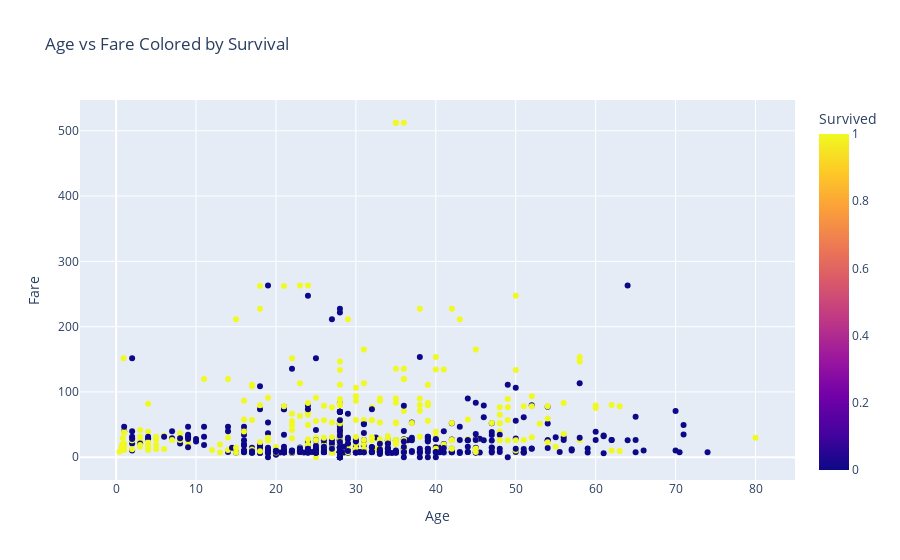

Notebook cell for this chart:
### Code cell
# Import libraries
import pandas as pd
import seaborn as sns
import matplotlib.pyplot as plt
import plotly.express as px
import numpy as np

# Load dataset
df = pd.read_csv("Titanic-Dataset.csv")

# Handle missing values
df['Age'] = df['Age'].fillna(df['Age'].median())
df['Fare'] = df['Fare'].fillna(df['Fare'].median())

# Encode 'Sex' for numerical plots
df['Sex_num'] = df['Sex'].map({'male': 0, 'female': 1})

# 1. Summary Statistics
summary = df.describe()
print(summary)

# 2. Histograms and Boxplots
df.select_dtypes(include='number').hist(figsize=(12, 10), bins=20)
plt.tight_layout()
plt.show()

df.select_dtypes(include='number').boxplot(figsize=(12, 8))
plt.xticks(rotation=45)
plt.show()

# 3. Correlation Matrix and Heatmap
corr_matrix = df.select_dtypes(include='number').corr()

plt.figure(figsize=(10,8))
mask = np.triu(np.ones_like(corr_matrix, dtype=bool))  # Mask the upper triangle
sns.heatmap(corr_matrix, mask=mask, annot=True, cmap="coolwarm", fmt=".2f")
plt.title('Correlation Matrix Heatmap')
plt.show()

# 4. Pairplot for feature relationships
sns.pairplot(df[['Survived', 'Pclass', 'Sex_num', 'Age', 'Fare', 'SibSp', 'Parch']], hue='Survived')
plt.show()

# 5. Interactive Visualization (optional, using Plotly)
fig = px.scatter(df, x="Age", y="Fare", color="Survived", title="Age vs Fare Colored by Survival")
fig.show()

### Figure 1 — Plotly figure (JSON) as saved in the notebook; plotly's stock layout.template omitted (floating-point values rounded to 4 significant figures; data arrays with more than 128 entries replaced by an {"elided": "..."} marker saying what was removed)
{"data": [{"hovertemplate": "Age=%{x}<br>Fare=%{y}<br>Survived=%{marker.color}<extra></extra>", "legendgroup": "", "marker": {"color": {"elided": "891 int values"}, "coloraxis": "coloraxis", "symbol": "circle"}, "mode": "markers", "name": "", "orientation": "v", "showlegend": false, "type": "scatter", "x": {"elided": "891 float values"}, "xaxis": "x", "y": {"elided": "891 float values"}, "yaxis": "y"}], "layout": {"autosize": true, "coloraxis": {"colorbar": {"title": {"text": "Survived"}}, "colorscale": [[0, "#0d0887"], [0.1111, "#46039f"], [0.2222, "#7201a8"], [0.3333, "#9c179e"], [0.4444, "#bd3786"], [0.5556, "#d8576b"], [0.6667, "#ed7953"], [0.7778, "#fb9f3a"], [0.8889, "#fdca26"], [1, "#f0f921"]]}, "legend": {"tracegroupgap": 0}, "title": {"text": "Age vs Fare Colored by Survival"}, "xaxis": {"anchor": "y", "autorange": true, "domain": [0, 1], "range": [-4.416, 84.84], "title": {"text": "Age"}, "type": "linear"}, "yaxis": {"anchor": "x", "autorange": true, "domain": [0, 1], "range": [-42.28, 554.6], "title": {"text": "Fare"}, "type": "linear"}}}
